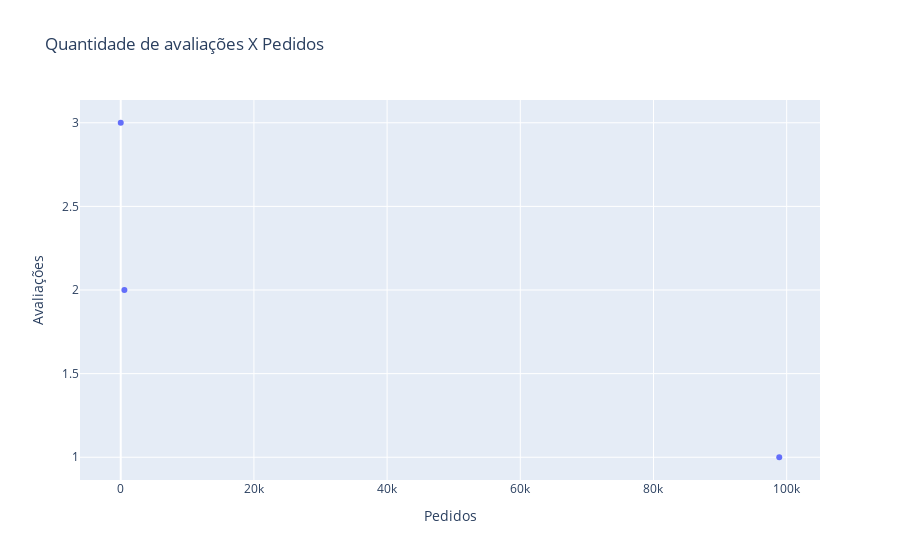

The notebook cell this image was saved under:
### Markdown cell above
## Visualizações

### Code cell
# grafico: pedidos x qtd de avaliacoes do pedido
from collections import Counter
import plotly.express as px

qtdReviews_orders = Counter(orderIdRepetido+orderIds) #dicionario: chave = order_id, valor = qtd de avaliacoes
qtd = Counter(qtdReviews_orders.values()) #dicionario: chave = qtd de avaliacoes, valor = qtd de pedidos


df_pedidos_avaliacoes = pd.DataFrame(columns=["Avaliações", 'Pedidos'])
df_pedidos_avaliacoes['Pedidos'] = qtd.values()
df_pedidos_avaliacoes['Avaliações'] = qtd.keys()
fig = px.scatter(df_pedidos_avaliacoes, y="Avaliações", x="Pedidos", title="Quantidade de avaliações X Pedidos")
fig.show()
df_pedidos_avaliacoes

### Figure 1 — Plotly figure (JSON) as saved in the notebook; plotly's stock layout.template omitted (floating-point values rounded to 4 significant figures)
{"data": [{"hovertemplate": "Pedidos=%{x}<br>Avaliações=%{y}<extra></extra>", "legendgroup": "", "marker": {"color": "#636efa", "symbol": "circle"}, "mode": "markers", "name": "", "orientation": "v", "showlegend": false, "type": "scatter", "x": [551, 4, 98886], "xaxis": "x", "y": [2, 3, 1], "yaxis": "y"}], "layout": {"legend": {"tracegroupgap": 0}, "title": {"text": "Quantidade de avaliações X Pedidos"}, "xaxis": {"anchor": "y", "domain": [0, 1], "title": {"text": "Pedidos"}}, "yaxis": {"anchor": "x", "domain": [0, 1], "title": {"text": "Avaliações"}}}}
